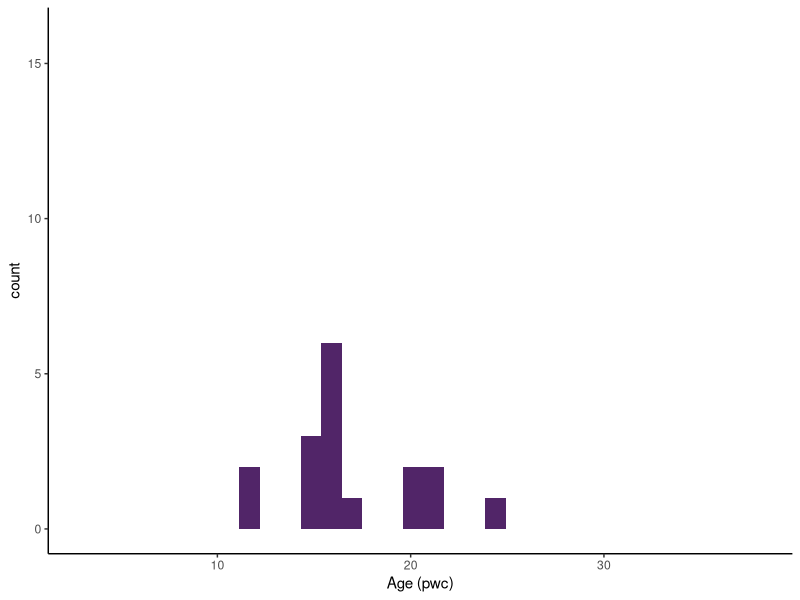
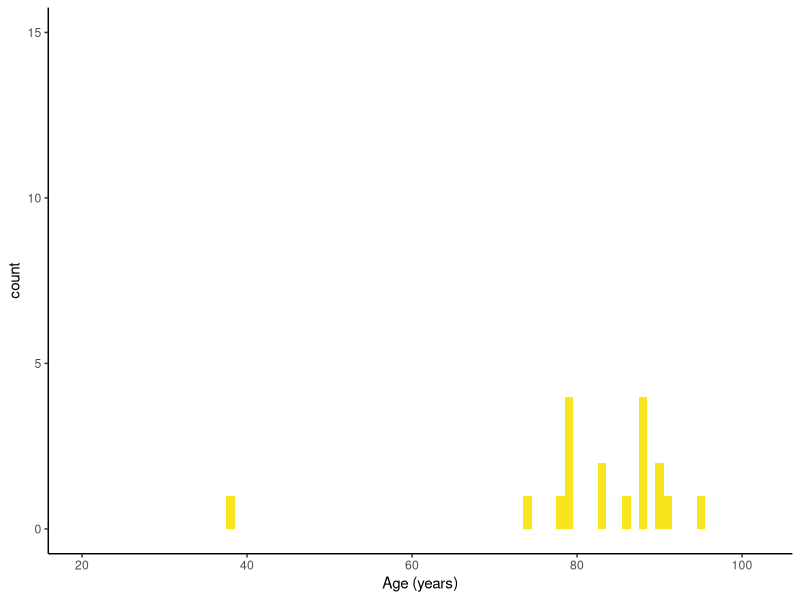
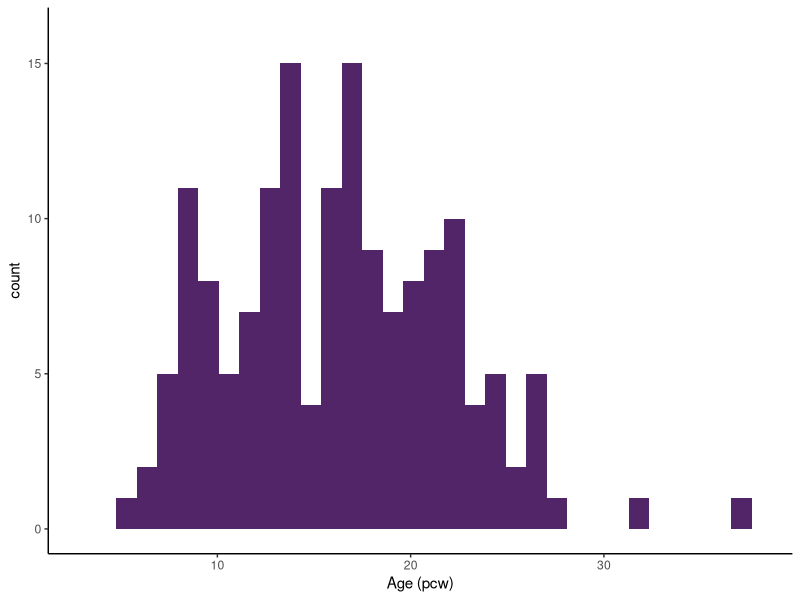
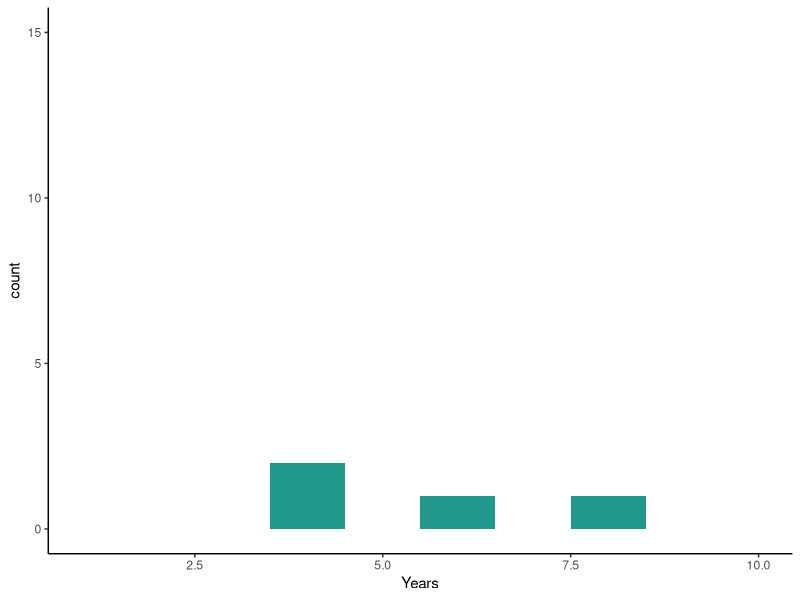
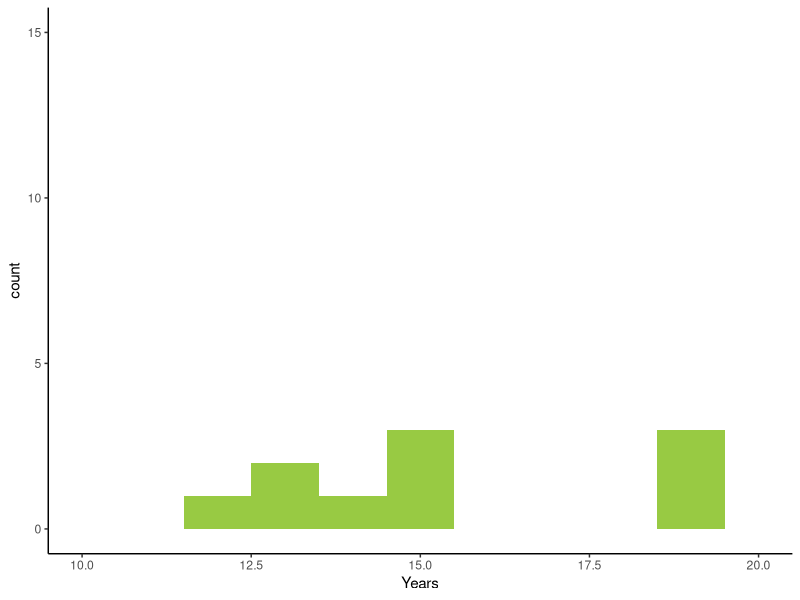
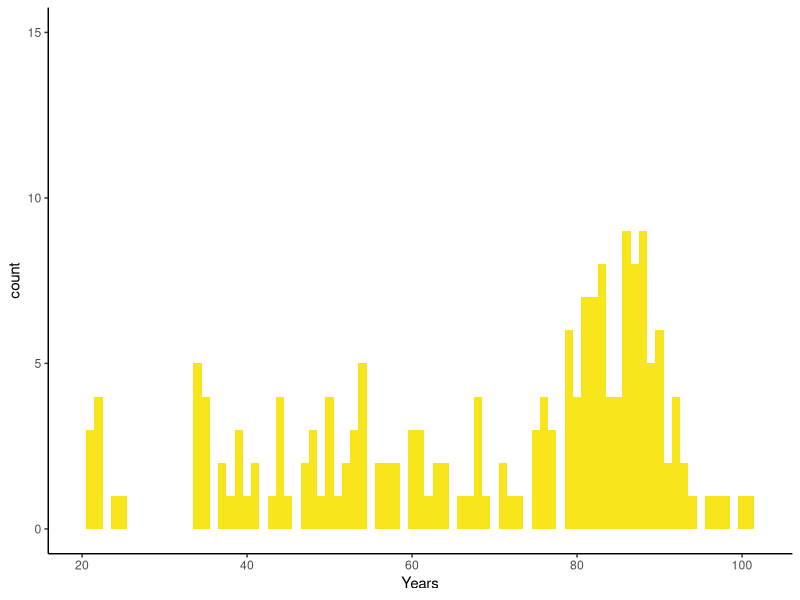

Recreate these plots in R, in order.
library(readxl)
library(ggplot2)

life_expectancy <- read_xlsx("annotation/Life_expectancy.xlsx")
life_expectancy$lives <- life_expectancy$`live men`+ life_expectancy$`live women`
life_expectancy1 <- life_expectancy[life_expectancy$ages>=90,]
life_expectancy1$probability <- life_expectancy1$lives/sum(life_expectancy1$lives)
life_expectancy2 <- life_expectancy[life_expectancy$ages>=18 & life_expectancy$ages<=79,]
life_expectancy2$probability <- life_expectancy2$lives/sum(life_expectancy2$lives)

atac <- read_xlsx("annotation/Single cell studies database-Specifics.xlsx", sheet=2)
atac$Age <- as.numeric(atac$Age)
atac_fetal <- atac[atac$Fetal=="Yes",]
atac_postnatal <- atac[atac$Fetal=="No",]

gg_fetal_atac <- ggplot(atac_fetal, aes(x=`Age`)) + 
    geom_histogram(bins=34, fill="#512568") + 
    xlim(3,38) + ylim(0,16) + theme_classic() + xlab("Age (pwc)") 
ggsave(gg_fetal_atac, file="supp_figures/fetal_studies_atac.svg", height=1.68, width=2.96)

gg_adult_atac <- ggplot(atac_postnatal, aes(x=`Age`)) + geom_histogram(bins=83, fill="#F9E51B") + 
    xlim(20,102) + theme_classic() + ylim(0,15) +  xlab("Age (years)") 
ggsave(gg_adult_atac, file="supp_figures/adult_studies_atac.svg", height=1.68, width=2.96)

postnatal <- read_xlsx("annotation/Single cell studies database-Specifics.xlsx", sheet=3)
ind  <- which(postnatal$Years=="90+")
ind1 <- which(postnatal$Years=="18-79")
set.seed(14)
postnatal$Years[ind] <- sample(life_expectancy1$ages, prob=life_expectancy1$probability, 
                               size=length(ind), replace=TRUE)
postnatal$Years[ind1] <- sample(life_expectancy2$ages, prob=life_expectancy2$probability, 
                               size=length(ind1), replace=TRUE)
fetal <- read_xlsx("annotation/Single cell studies database-Specifics.xlsx", sheet=1)
postnatal$Years <- as.numeric(as.character(postnatal$Years))
fetal$`Age (pcw)` <- as.numeric(as.character(fetal$`Age (pcw)`))
                              

gg_fetal <- ggplot(fetal, aes(x=`Age (pcw)`)) + 
    geom_histogram(bins=34, fill="#512568") + 
    xlim(3,38) + ylim(0,16) + theme_classic() 
ggsave(gg_fetal, file="supp_figures/fetal_studies.svg", height=1.68, width=2.96)

child <- postnatal[postnatal$Years>1 & postnatal$Years<10,]
gg_childhood <- ggplot(child, aes(x=Years)) + 
    geom_histogram(bins=10, fill="#20988C") + 
    xlim(1,10) + ylim(0,15) + theme_classic() 
ggsave(gg_childhood, file="supp_figures/child_studies.svg", height=1.68, width=2.96)

adol <- postnatal[postnatal$Years>=10 & postnatal$Years<20,]
gg_adol <- ggplot(adol, aes(x=Years)) + geom_histogram(bins=11, fill="#98CA43") + 
    xlim(10,20) + theme_classic() + ylim(0,15)
ggsave(gg_adol, file="supp_figures/adol_studies.svg", height=1.68, width=2.96)

adult <- postnatal[postnatal$Years>=20,]
gg_adult <- ggplot(adult, aes(x=Years)) + geom_histogram(bins=83, fill="#F9E51B") + 
    xlim(20,102) + theme_classic() + ylim(0,15)
ggsave(gg_adult, file="supp_figures/adult_studies.svg", height=1.68, width=2.96)

